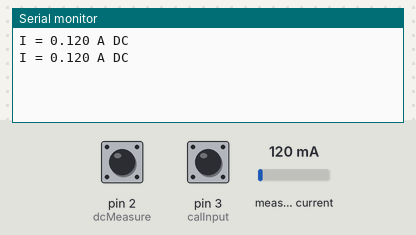
A sketch run on a simulated Arduino Uno, built with avr-gcc and run on an emulated ATmega328P. Shown: the last lines printed to the serial monitor. Inputs (shaded band) come from the test bench; at power-on: pin 2 (dcMeasure) HIGH, pin 3 (calInput) HIGH, measured current 120 mA.

Above: at 1.8 s.
1.9 s: pin 2 (dcMeasure) pulled LOW for 0.6 s
At 2.8 s:
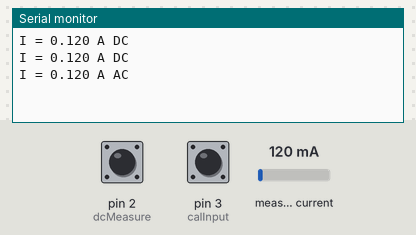
4.0 s: pin 3 (calInput) pulled LOW for 0.6 s
6.1 s: measured current set to 40 mA
At 6.6 s:
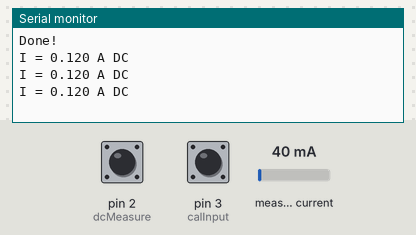
7.6 s: pin 2 (dcMeasure) pulled LOW for 1 s
At 8.9 s:
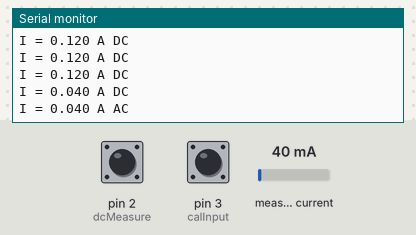
10.1 s: measured current set to 500 mA
At 10.6 s:
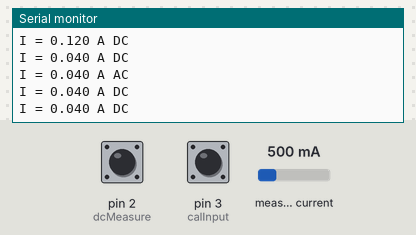
Timing chart, 0 to 12.6 s (numbered marks = the images above; inputs shaded):
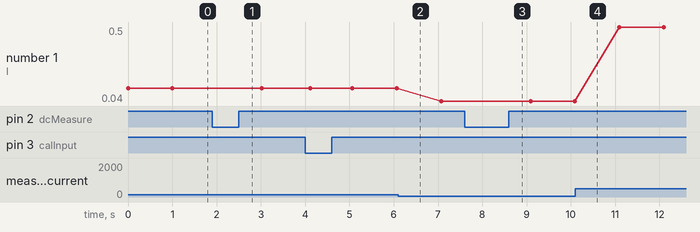

Measured:
- after the input at 1.9 s, the serial monitor: prints a new line after 0.12 s (image 1)
- after the input at 7.6 s, the serial monitor: prints a new line after 0.49 s (image 3)
- plotted number 1: 0.12 → 0.04 after the input at 6.1 s, 0.04 → 0.5 after the input at 10.1 s

The sketch:

ACS712_AC_DC_Current_Meas.ino
```cpp
// ACS712 AC/DC Current Sensor
//
// This version adapted from the libraries here:
//    https://github.com/rkoptev/ACS712-arduino
//    https://github.com/muratdemirtas/ACS712-arduino-1
//
// Added inputs to switch between AC or DC measurement mode
// as well as to perform offset zero calibration when ready
// (when there is no current flowing through the sensor)
//
// Gadget Reboot

#include "ACS712.h"

#define sensorInput A0  // sensor connects to analog 0
#define dcMeasure   2   // measure DC/AC when input 2 is HIGH/LOW
#define calInput    3   // offset calibration performed when input 3 = LOW

// Sensor options:  ACS712_05B = 5 amp, ACS712_20A = 20 amp, ACS712_30A = 30 amp
ACS712 sensor(ACS712_05B, sensorInput);

void setup() {
  Serial.begin(9600);

  pinMode (dcMeasure, INPUT_PULLUP);
  pinMode (calInput, INPUT_PULLUP);
}

void loop() {

  float currentReading;

  if (digitalRead(calInput) == LOW) {
    // calibrates the zero point of sensor.
    // only run when there is no current flow in order to detect the zero point.
    Serial.println("Calibrating... there must be no current flow through sensor during calibration.");
    sensor.calibrate();
    Serial.println("Done!");
  }

  if (digitalRead(dcMeasure))
    currentReading = sensor.getCurrentDC();     // measure DC current
  else
    currentReading = sensor.getCurrentAC(60);   // measure AC current at specified frequency (Hz)

  Serial.print("I = ");
  Serial.print(currentReading, 3);
  Serial.print(" A");

  if (digitalRead(dcMeasure))
    Serial.println(" DC");
  else
    Serial.println(" AC");

  delay(1000);
}
```
